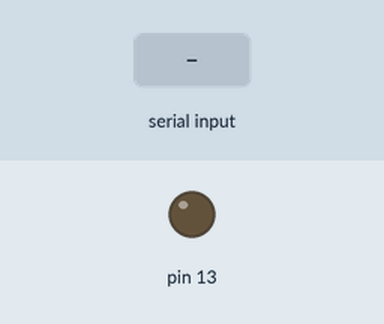
Recording of a sketch running on a simulated Arduino Mega 2560, built with avr-gcc and run on an emulated ATmega2560. Shown: output pins drawn as LEDs (lit = HIGH). Inputs (shaded band) come from the test bench. No radio packets arrive unless stated; what the sketch prints to the serial monitor is not drawn.

Above: at 1.2 s.
1.3 s: "3D0045BE64A2\n" received over the second serial link
2.9 s: "0100026F402C\n" received over the second serial link
4.4 s: "3D00A8972321\n" received over the second serial link
Timing chart, 0 to 7.4 s (numbered marks = the images above; inputs shaded):
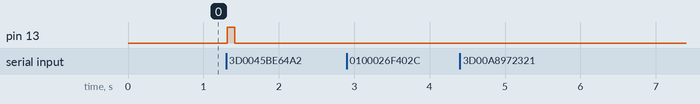

The sketch:

nrfTankstation.ino
```cpp
/*-----( Import needed libraries )-----*/
#include <SPI.h>
#include <nRF24L01.h>
#include <RF24.h>
/*-----( Declare Constants and Pin Numbers )-----*/
#define CE_PIN   9 // Arduino Uno 9  | Mega 9
#define CSN_PIN 53 // Arduino Uno 10 | Mega 53
/*-----( Communication Protocol )-----*/
typedef struct {
  int commandType;
  int param1;
  char param2[9];
  int param3;
} COMMAND;

#define COMMAND_MOVE_TO_PUMP 1
#define COMMAND_START_FUELING 2
#define COMMAND_PAYMENT_COMPLETE 3
#define COMMAND_MOVE_TO_EXIT 4
#define COMMAND_ARRIVED_AT_PUMP 5
#define COMMAND_FINISHED_FUELING 6
/*-----( Communication Pipes )-----*/
const uint64_t pipeTX = 0xE8E8F0F0E1LL; // Define the transmit pipe
const uint64_t pipeRX = 0xE8E8F0F0D2LL; // Define the receive pipe

RF24 radio(CE_PIN, CSN_PIN); // Create a Radio

COMMAND received_command;
COMMAND command_to_send;

String inputString = "";         // a string to hold incoming data
boolean stringComplete = false;  // whether the string is complete
int inputLength = 0;

void writeCommand(int commandType, int param1, String param2, int param3){
 command_to_send.commandType = commandType;
 command_to_send.param1 = param1;
 for(int i = 0; i < 8; i++){
  command_to_send.param2[i] = param2.charAt(i);
 }
 command_to_send.param3= param3;
}

void sendCommand()
{
  radio.stopListening();
  radio.write(&command_to_send, sizeof(COMMAND));
  radio.startListening();
}

void receiveCommand()
{
  if (radio.available()) {
    radio.read(&received_command, sizeof(COMMAND));
    Serial.print("{");
    Serial.print("\n\tCommandType: "); Serial.print(received_command.commandType);
    Serial.print("\n\tP1: "); Serial.print(received_command.param1);
    Serial.print("\n\tP2: "); Serial.print(received_command.param2);
    Serial.print("\n\tP3: "); Serial.print(received_command.param3);
    Serial.println("\n}");
  }
}

void checkRFID() {
  if (stringComplete) {
    if (inputLength == 12) {
      if (inputString == "3D0045BE64A2") {
        Serial.println("Blue");
        command_to_send.commandType = COMMAND_MOVE_TO_PUMP;
        command_to_send.param1 = 1;
        command_to_send.param2[0] = 'A';
        command_to_send.param2[0] = 'B';
        command_to_send.param2[0] = '-';
        command_to_send.param2[0] = '1';
        command_to_send.param2[0] = '2';
        command_to_send.param2[0] = '-';
        command_to_send.param2[0] = 'C';
        command_to_send.param2[0] = 'D';
        command_to_send.param3 = 0;
        sendCommand();
        digitalWrite(13, HIGH);
        delay(100);
        digitalWrite(13, LOW);
      }
      else if(inputString == "0100026F402C") {
        Serial.println("Yellow");
      }
      else if(inputString == "3D00A8972321") {
         Serial.println("Red");
      }
      else if(inputString == "41003D45B68F") {
         Serial.println("Tag 17846");
      }
      else if(inputString == "41003D882EDA") {
         Serial.println("Tag 34862");
      }
      else {
       Serial.print("Unknown: "); Serial.println(inputString);
      }
    }

    inputLength = 0;
    inputString = "";
    stringComplete = false;
  }
}

void setup() {
  pinMode(13, OUTPUT);
  Serial.begin(9600);
  Serial1.begin(9600);
  inputString.reserve(64);

  radio.begin();
  radio.openWritingPipe(pipeTX);
  radio.openReadingPipe(1, pipeRX);
  radio.startListening();
}

void loop() {
  //  delay(500);
  //  testSend();
  checkRFID();
}

void testSend() {
  command_to_send.commandType = COMMAND_MOVE_TO_PUMP;
  command_to_send.param1 = 1;
  command_to_send.param2[0] = 'D';
  command_to_send.param2[1] = 'A';
  command_to_send.param2[2] = '-';
  command_to_send.param2[3] = '5';
  command_to_send.param2[4] = '6';
  command_to_send.param2[5] = '-';
  command_to_send.param2[6] = 'B';
  command_to_send.param2[7] = 'D';
  command_to_send.param2[8] = '\0';
  command_to_send.param3 = 0;
  sendCommand();
}

void serialEvent1() {
  while (Serial1.available()) {
    char inChar = (byte)Serial1.read();
    if ((int)inChar != 3 && (int)inChar != 2 && (int)inChar != 13) {
      if (inChar == '\n') {
        stringComplete = true;
      }
      else {
        inputString += inChar;
        inputLength++;
      }
    }
  }
}
```

Measured:
- after the input at 1.3 s, pin 13: LOW → HIGH at once, → LOW 0.10 s later
- after the input at 2.9 s, every drawn part: stays the same
- after the input at 4.4 s, every drawn part: stays the same
